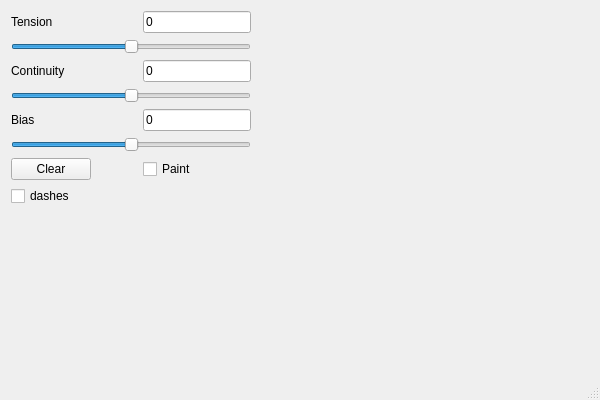
<?xml version="1.0" encoding="UTF-8"?>
<ui version="4.0">
 <class>MainWindow</class>
 <widget class="QMainWindow" name="MainWindow">
  <property name="geometry">
   <rect>
    <x>0</x>
    <y>0</y>
    <width>600</width>
    <height>400</height>
   </rect>
  </property>
  <property name="windowTitle">
   <string>MainWindow</string>
  </property>
  <widget class="QWidget" name="centralWidget">
   <layout class="QHBoxLayout" name="horizontalLayout" stretch="0,1">
    <item>
     <layout class="QGridLayout" name="gridLayout" columnstretch="0,1,0">
      <item row="0" column="0">
       <widget class="QLabel" name="label">
        <property name="text">
         <string>Tension</string>
        </property>
       </widget>
      </item>
      <item row="1" column="0" colspan="3">
       <widget class="QSlider" name="horizontalSliderTension">
        <property name="minimum">
         <number>-50</number>
        </property>
        <property name="maximum">
         <number>50</number>
        </property>
        <property name="orientation">
         <enum>Qt::Horizontal</enum>
        </property>
       </widget>
      </item>
      <item row="2" column="0">
       <widget class="QLabel" name="label_3">
        <property name="text">
         <string>Continuity</string>
        </property>
       </widget>
      </item>
      <item row="3" column="0" colspan="3">
       <widget class="QSlider" name="horizontalSliderContinuity">
        <property name="minimum">
         <number>-50</number>
        </property>
        <property name="maximum">
         <number>50</number>
        </property>
        <property name="orientation">
         <enum>Qt::Horizontal</enum>
        </property>
       </widget>
      </item>
      <item row="4" column="0">
       <widget class="QLabel" name="label_2">
        <property name="text">
         <string>Bias</string>
        </property>
       </widget>
      </item>
      <item row="5" column="0" colspan="3">
       <widget class="QSlider" name="horizontalSliderBias">
        <property name="minimum">
         <number>-50</number>
        </property>
        <property name="maximum">
         <number>50</number>
        </property>
        <property name="orientation">
         <enum>Qt::Horizontal</enum>
        </property>
       </widget>
      </item>
      <item row="8" column="0" colspan="3">
       <spacer name="horizontalSpacer">
        <property name="orientation">
         <enum>Qt::Horizontal</enum>
        </property>
        <property name="sizeType">
         <enum>QSizePolicy::Preferred</enum>
        </property>
        <property name="sizeHint" stdset="0">
         <size>
          <width>200</width>
          <height>20</height>
         </size>
        </property>
       </spacer>
      </item>
      <item row="10" column="0">
       <spacer name="verticalSpacer">
        <property name="orientation">
         <enum>Qt::Vertical</enum>
        </property>
        <property name="sizeHint" stdset="0">
         <size>
          <width>20</width>
          <height>40</height>
         </size>
        </property>
       </spacer>
      </item>
      <item row="0" column="2">
       <widget class="QLineEdit" name="lineEditTension">
        <property name="text">
         <string>0</string>
        </property>
        <property name="readOnly">
         <bool>true</bool>
        </property>
       </widget>
      </item>
      <item row="2" column="2">
       <widget class="QLineEdit" name="lineEditContinuity">
        <property name="text">
         <string>0</string>
        </property>
        <property name="readOnly">
         <bool>true</bool>
        </property>
       </widget>
      </item>
      <item row="4" column="2">
       <widget class="QLineEdit" name="lineEditBias">
        <property name="text">
         <string>0</string>
        </property>
        <property name="readOnly">
         <bool>true</bool>
        </property>
       </widget>
      </item>
      <item row="6" column="0">
       <widget class="QPushButton" name="pushButtonClear">
        <property name="text">
         <string>Clear</string>
        </property>
       </widget>
      </item>
      <item row="6" column="1">
       <spacer name="horizontalSpacer_2">
        <property name="orientation">
         <enum>Qt::Horizontal</enum>
        </property>
        <property name="sizeHint" stdset="0">
         <size>
          <width>40</width>
          <height>20</height>
         </size>
        </property>
       </spacer>
      </item>
      <item row="6" column="2">
       <widget class="QCheckBox" name="checkBox">
        <property name="text">
         <string>Paint</string>
        </property>
       </widget>
      </item>
      <item row="7" column="0" colspan="2">
       <widget class="QCheckBox" name="checkBox_2">
        <property name="text">
         <string>dashes</string>
        </property>
       </widget>
      </item>
     </layout>
    </item>
    <item>
     <widget class="SplinePaint" name="widget" native="true"/>
    </item>
   </layout>
  </widget>
  <widget class="QMenuBar" name="menuBar">
   <property name="geometry">
    <rect>
     <x>0</x>
     <y>0</y>
     <width>600</width>
     <height>22</height>
    </rect>
   </property>
  </widget>
  <widget class="QStatusBar" name="statusBar"/>
 </widget>
 <layoutdefault spacing="6" margin="11"/>
 <customwidgets>
  <customwidget>
   <class>SplinePaint</class>
   <extends>QWidget</extends>
   <header>splinepaint.h</header>
   <container>1</container>
  </customwidget>
 </customwidgets>
 <resources/>
 <connections/>
</ui>
